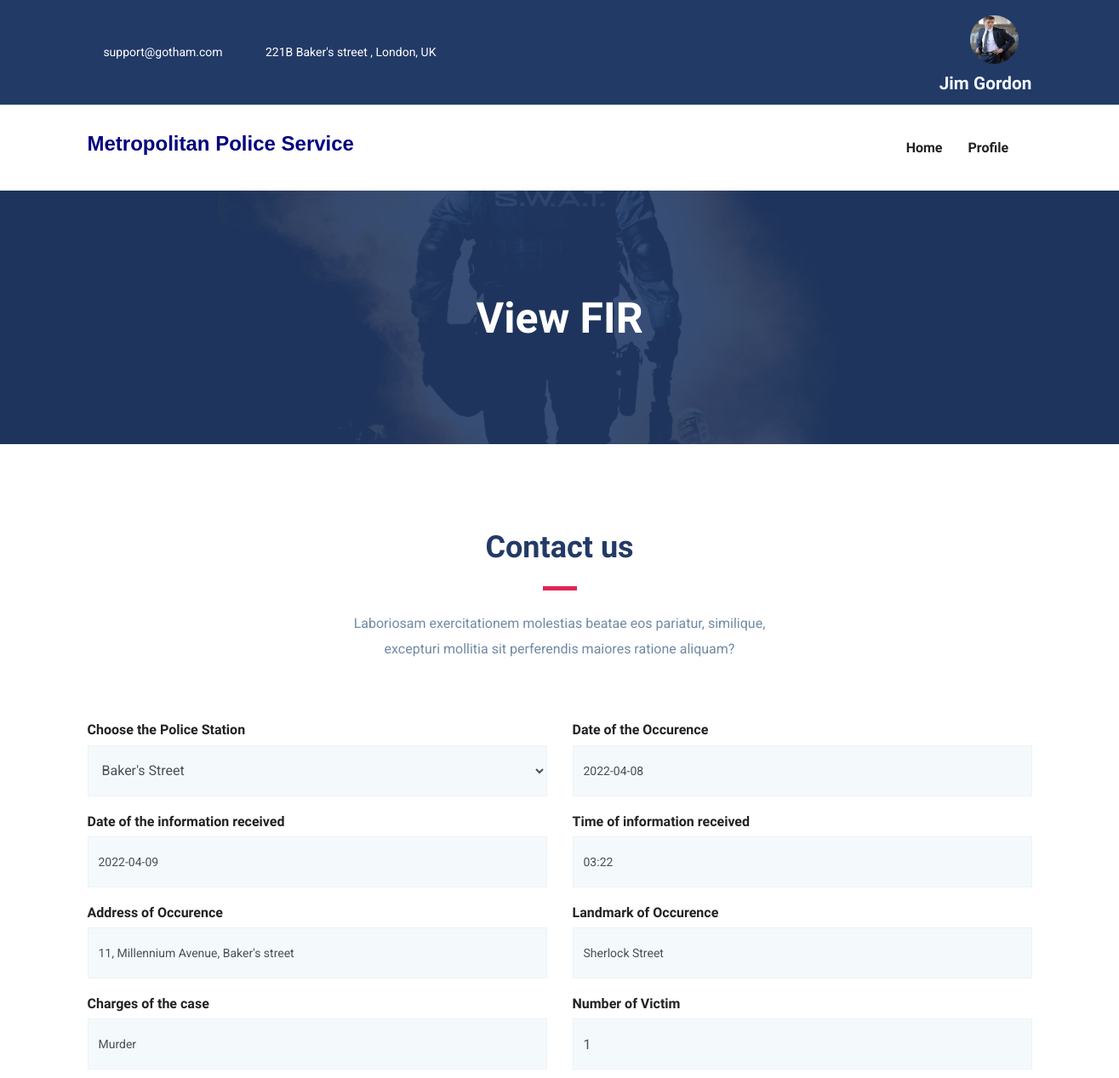
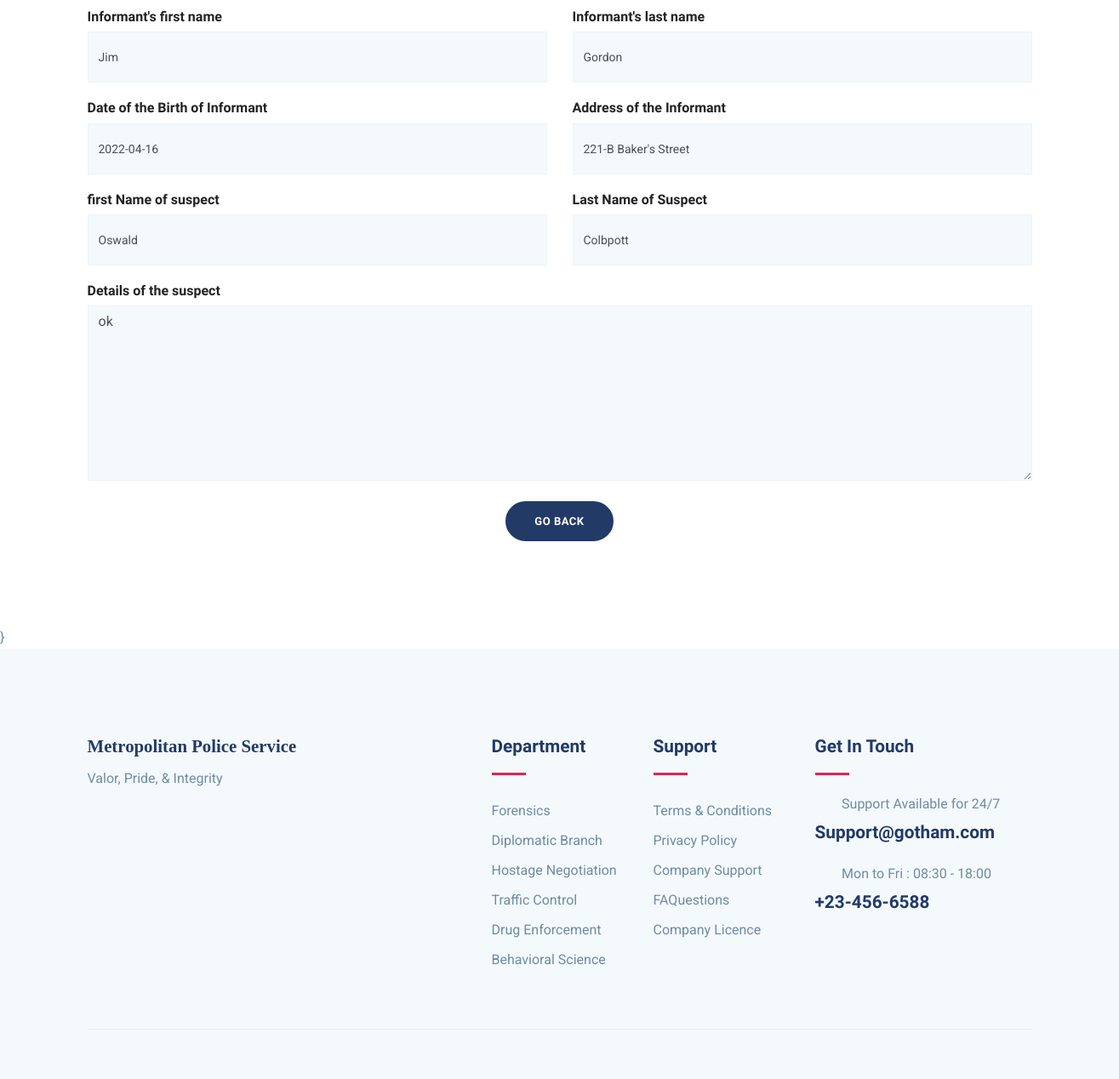
The app's page /view-one-FIR/1 (signed in) with its own data (2 pictures, top to bottom).
### myapp/models.py (models this page shows, shortened)
class User(models.Model):
    fname= models.CharField(max_length=40)
    lname= models.CharField(max_length=40)
    email= models.EmailField(unique=True)
    phone= models.CharField(max_length=40)
    password=models.CharField(max_length=10)
    pic= models.FileField(upload_to = 'Profile', default='default.jpg')

class FIR(models.Model):
    applicant= models.ForeignKey(User,on_delete=models.CASCADE)
    police= models.ForeignKey(Station,on_delete=models.CASCADE)
    date= models.CharField(max_length=50,null=True,blank=True)
    idate= models.CharField(max_length=50)
    time= models.CharField(max_length=6)
    address= models.CharField(max_length=100)
    landmark= models.CharField(max_length=50)
    charge = models.CharField(max_length=100)
    victim = models.CharField(max_length=10, null=True,blank=True)
    ifname= models.CharField(max_length=50)
    ilname= models.CharField(max_length=50)
    dob= models.CharField(max_length=50)
    iid= models.FileField(upload_to ='Informant ID', null=True,blank=True)
    iaddress= models.CharField(max_length=100)
    evi=models.FileField(upload_to='Evidence', null = True,blank=True)
    sfname=models.CharField(max_length=50, null=True,blank=True)
    slname=models.CharField(max_length=50, null=True,blank=True)
    sdetail=models.TextField(null=True,blank=True)
    status=models.BooleanField(default=False)

class Station(models.Model):
    station = models.CharField(max_length=50)
    img = models.FileField(upload_to='Station', default='police station.jpg')
    address= models.TextField(null=True, blank=True)

### myapp/views.py (the view)
# urls.py: path('view-one-FIR/<int:pk>',views.view_one_FIR,name='view-one-FIR'),
def view_one_FIR(request,pk):
    uid = User.objects.get(email=request.session['email'])
    fir=FIR.objects.get(id=pk)
    return render(request, 'view-one-FIR.html',{'uid':uid,'fir':fir})

### myapp/templates/view-one-FIR.html (shortened to what this page needs)
{% extends 'header1.html' %}
{% load static %}
{% block content %}
<section class="page-title back-9550">
	<div class="container">
	  <div class="row">
		<div class="col-md-12">
		  <div class="block text-center">
			<h1 class="text-capitalize mb-5 text-lg">View FIR </h1>
		  </div>
		</div>
	  </div>
	</div>
  </section>
<section class="contact-form-wrap section">
    <div class="container">
        <div class="row justify-content-center">
            <div class="col-lg-6">
                <div class="section-title text-center">
                    <h2 class="text-md mb-2">Contact us</h2>
                    <div class="divider mx-auto my-4"></div>
                    <p class="mb-5">Laboriosam exercitationem molestias beatae eos pariatur, similique, excepturi mollitia sit perferendis maiores ratione aliquam?</p>
                </div>
            </div>
        </div>
        <div class="row">
            <div class="col-lg-12 col-md-12 col-sm-12">
                    <div class="row">
                        <div class="col-lg-6">
                            <div class="form-group">
                                <h6>Choose the Police Station</h6>
                                <select name="police" class="form-control" id="exampleFormControlSelect1" disabled>
                                  <option>{{fir.police.station}}</option>
                                </select>
                            </div>
                        </div>
                        <div class="col-lg-6">
                            <div class="form-group">
                                <h6>Date of the Occurence</h6>
                                <input name="date"  type="text" class="form-control" value="{{fir.date}}" disabled>
                            </div>
                        </div>
                         <div class="col-lg-6">
                            <div class="form-group">
                                <h6>Date of the information received</h6>
                                <input name="rdate"  type="text" class="form-control" value="{{fir.idate}}" disabled>
                            </div>
                        </div>
                         <div class="col-lg-6">
                            <div class="form-group">
                                <h6>Time of information received</h6>
                                <input name="time" type="text" class="form-control" value="{{fir.time}}" disabled>
                            </div>
                        </div>
                        <div class="col-lg-6">
                            <div class="form-group">
                                <h6>Address of Occurence</h6>
                                <input name="address" type="text" class="form-control" value="{{fir.address}}" disabled>
                            </div>
                        </div>
                        <div class="col-lg-6">
                            <div class="form-group">
                                <h6>Landmark of Occurence</h6>
                            <input name="landmark" type="text" class="form-control" value="{{fir.landmark}}" disabeld>
                            </div>
                        </div>
                        <div class="col-lg-6">
                            <div class="form-group">
                                <h6>Charges of the case</h6>
                                <input name="charge" type="text" class="form-control" value="{{fir.charge}}" disabled>
                            </div>
                        </div>
                        <div class="col-lg-6">
                            <div class="form-group">
                                <h6>Number of Victim</h6>
                                <input name="victim" type="number" class="form-control" value="{{fir.victim}}" disabled>
                            </div>
                        </div>
                        <div class="col-lg-6">
                            <div class="form-group">
                                <h6>Informant's first name</h6>
                                <input name="fname" type="text" class="form-control" value="{{fir.ifname}}" disabled>
                            </div>
                        </div>
                        <div class="col-lg-6">
                            <div class="form-group">
                                <h6>Informant's last name</h6>
                                <input name="lname" type="text" class="form-control" value="{{fir.ilname}}" disabled>
                            </div>
                        </div>
                        <div class="col-lg-6">
                            <div class="form-group">
                                <h6>Date of the Birth of Informant</h6>
                                <input name="dob"  type="text" class="form-control" value="{{fir.dob}}" disabled>
                            </div>
                        </div>
                        <div class="col-lg-6">
                            <div class="form-group">
                                <h6>Address of the Informant</h6>
                                <input name="info_address" type="text" value="{{fir.iaddress}}" class="form-control" disabled>
                            </div>
                        </div>
                        <div class="col-lg-6">
                            <div class="form-group">
                                <h6>first Name of suspect</h6>
                                <input name="sname" type="text" value="{{fir.sfname}}" class="form-control" disabled>
                            </div>
                        </div>
                        <div class="col-lg-6">
                            <div class="form-group">
                                <h6>Last Name of Suspect</h6>
                                <input name="slname" type="text" value="{{fir.slname}}" class="form-control" disabled >
                            </div>
                        </div>
                    </div>
                    <div>
                        <div class="form-group-2 mb-4">
                            <h6>Details of the suspect</h6>
                            <textarea name="sdetail" class="form-control" rows="8" disabled >{{fir.sdetail}}</textarea>
                        </div>
                    </div>
                    <div class="text-center">
                        <a href="{% url 'view-FIR' %}" class="btn btn-main btn-round-full">GO BACK</a>
                        </div>
                    </div>
            </div>
        </div>
</section>
{% endblock %}

### myapp/templates/header1.html (shortened to what this page needs)
{% load static %}
<!DOCTYPE html>
<html lang="zxx">
<head>
  <link rel="stylesheet" href="{% static 'plugins/bootstrap/css/bootstrap.min.css' %}">
  <link rel="stylesheet" href="{% static 'plugins/icofont/icofont.min.css' %}">
  <link rel="stylesheet" href="{% static 'plugins/slick-carousel/slick/slick.css' %}">
  <link rel="stylesheet" href="{% static 'plugins/slick-carousel/slick/slick-theme.css' %}">
  <link rel="stylesheet" href="{% static 'css/style.css' %}">
</head>
<body id="top">
<header>
	<div class="header-top-bar">
		<div class="container">
			<div class="row align-items-center">
				<div class="col-lg-6">
					<ul class="top-bar-info list-inline-item pl-0 mb-0">
						<li class="list-inline-item"><a href="mailto:support@gmail.com"><i class="icofont-support-faq mr-2"></i>support@gotham.com</a></li>
						<li class="list-inline-item"><i class="icofont-location-pin mr-2"></i>221B Baker's street , London, UK </li>
					</ul>
				</div>
				<div class="col-lg-6">
					<div class="text-lg-right top-right-bar mt-2 mt-lg-0">
						<a class="nav-link active" href="{% url 'view-profile' %}">
							{% if uid.pic.url %}
							<img src="{{uid.pic.url}}" alt = "image placeholder" style = "border-radius: 3cm; height : 1.5cm ; width : 1.5cm;">
							{% else %}
							<img src="{% static 'default.jpg' %}" alt = "image placeholder" style = "border-radius: 3cm; height : 1.5cm ; width : 1.5cm;">
							{% endif %}
						</a>
						<span class="h4" style = "color:aliceblue">{{uid.fname}} {{uid.lname}}</span>
					</div>
				</div>
			</div>
		</div>
	</div>
	<nav class="navbar navbar-expand-lg navigation" id="navbar">
		<div class="container">
				<h3 style = "font-family: sans-serif; color : navy">Metropolitan Police Service</h3>
		  <div class="collapse navbar-collapse" id="navbarmain">
			<ul class="navbar-nav ml-auto">
			  <li class="nav-item active">
				<a class="nav-link active" href="{% url 'home' %}">
					<span class="nav-link-text">Home</span>
				  </a>
			  </li>
              <li class="nav-item dropdown">
				<a class="nav-link dropdown-toggle" href="#" id="dropdown03" data-toggle="dropdown" aria-haspopup="true" aria-expanded="false">Profile<i class="icofont-thin-down"></i></a>
			  </li>
			</ul>
		  </div>
		</div>
	</nav>
</header>
{% block content %}
{% endblock %}}
<footer class="footer section gray-bg">
	<div class="container">
		<div class="row">
			<div class="col-lg-4 mr-auto col-sm-6">
				<div class="widget mb-5 mb-lg-0">
					<h4 style = " font-family:fantasy ;">Metropolitan Police Service</h4>
					<p>Valor, Pride, & Integrity</p>
					<ul class="list-inline footer-socials mt-4">
						<li class="list-inline-item"><i class="icofont-facebook"></i></li>
						<li class="list-inline-item"><i class="icofont-twitter"></i></li>
						<li class="list-inline-item"><i class="icofont-linkedin"></i></li>
					</ul>
				</div>
			</div>
			<div class="col-lg-2 col-md-6 col-sm-6">
				<div class="widget mb-5 mb-lg-0">
					<h4 class="text-capitalize mb-3">Department</h4>
					<div class="divider mb-4"></div>
					<ul class="list-unstyled footer-menu lh-35">
						<li>Forensics</li>
						<li>Diplomatic Branch</li>
						<li>Hostage Negotiation</li>
						<li>Traffic Control</li>
						<li>Drug Enforcement</li>
						<li>Behavioral Science</li>
					</ul>
				</div>
			</div>
			<div class="col-lg-2 col-md-6 col-sm-6">
				<div class="widget mb-5 mb-lg-0">
					<h4 class="text-capitalize mb-3">Support</h4>
					<div class="divider mb-4"></div>
					<ul class="list-unstyled footer-menu lh-35">
						<li><a href="#">Terms & Conditions</a></li>
						<li><a href="#">Privacy Policy</a></li>
						<li><a href="#">Company Support </a></li>
						<li><a href="#">FAQuestions</a></li>
						<li><a href="#">Company Licence</a></li>
					</ul>
				</div>
			</div>
			<div class="col-lg-3 col-md-6 col-sm-6">
				<div class="widget widget-contact mb-5 mb-lg-0">
					<h4 class="text-capitalize mb-3">Get in Touch</h4>
					<div class="divider mb-4"></div>
					<div class="footer-contact-block mb-4">
						<div class="icon d-flex align-items-center">
							<i class="icofont-email mr-3"></i>
							<span class="h6 mb-0">Support Available for 24/7</span>
						</div>
						<h4 class="mt-2">Support@gotham.com</a></h4>
					</div>
					<div class="footer-contact-block">
						<div class="icon d-flex align-items-center">
							<i class="icofont-support mr-3"></i>
							<span class="h6 mb-0">Mon to Fri : 08:30 - 18:00</span>
						</div>
						<h4 class="mt-2">+23-456-6588</h4>
					</div>
				</div>
			</div>
		</div>
		<div class="footer-btm py-4 mt-5">
		</div>
	</div>
</footer>
  </body>
  </html>

### myapp/static/css/style.css (style rules this page uses)
html { overflow-x: hidden; }
body { line-height: 1.6; font-family: "Roboto", sans-serif; -webkit-font-smoothing: antialiased; font-size: 16px; color: #6F8BA4; font-weight: 400; }
h1, .h1, h2, .h2, h3, .h3, h4, .h4, h5, .h5, h6, .h6 { font-family: "Exo", sans-serif; font-weight: 700; color: #222; }
h1, .h1 { font-size: 2.5rem; }
h2, .h2 { font-size: 44px; }
h3, .h3 { font-size: 1.5rem; }
h4, .h4 { font-size: 1.3rem; line-height: 30px; }
h6, .h6 { font-size: 1rem; }
p { line-height: 30px; }
input[type="email"], input[type="password"], input[type="text"], input[type="tel"] { box-shadow: none; height: 45px; outline: none; font-size: 14px; }
.form-control { box-shadow: none; border-radius: 0; }
.btn { display: inline-block; font-size: 14px; font-size: 0.8125rem; font-weight: 700; letter-spacing: .5px; padding: .75rem 2rem; font-family: "Exo", sans-serif; text-transform: uppercase; border-radius: 5px; border: 2px solid transparent; transition: all .35s ease; }
.btn-main { background: #223a66; color: #fff; border-color: #223a66; }
.btn-round-full { border-radius: 50px; }
.section { padding: 100px 0; }
.text-md { font-size: 2.25rem; }
.text-lg { font-size: 3.75rem; }
a { color: #222; text-decoration: none; transition: all .35s ease; }
.page-title { padding: 120px 0px 70px 0px; position: relative; }
.page-title .block h1 { color: #fff; }
.section-title { margin-bottom: 70px; }
.section-title h2 { color: #223a66; }
.text-lg { font-size: 50px; }
.gray-bg { background: #f4f9fc; }
#navbarmain { padding: 20px 0px; }
#navbarmain .nav-link { font-weight: 600; padding: 10px 15px; color: #222; font-family: "Exo", sans-serif; text-transform: capitalize; font-size: 16px; transition: all .25s ease; }
.dropdown-toggle::after { display: none; }
.header-top-bar { background: #223a66; font-size: 14px; padding: 10px 0px; box-shadow: 0 1px 2px rgba(0, 0, 0, 0.05); color: #fff; }
.top-bar-info li a { color: #fff; margin-right: 20px; }
.back-9550 { background: url("../images/bg/swat.jpg") no-repeat 50% 50%; background-size: cover; position: relative; }
.divider { width: 40px; height: 5px; background: #e12454; }
.lh-35 { line-height: 35px; }
.contact-form-wrap .form-group { margin-bottom: 20px; }
.contact-form-wrap .form-group .form-control { height: 60px; border: 1px solid #EEF2F6; box-shadow: none; width: 100%; background: #f4f9fc; }
.contact-form-wrap .form-group-2 { margin-bottom: 13px; }
.contact-form-wrap .form-group-2 textarea { height: auto; border: 1px solid #EEF2F6; box-shadow: none; background: #f4f9fc; width: 100%; }
.footer { padding-bottom: 10px; }
.widget .divider { height: 3px; }
.widget h4 { color: #223a66; }
.widget .footer-menu a { color: #6F8BA4; }
.footer-contact-block span { font-weight: 400; color: #6F8BA4; }
.footer-contact-block i { font-size: 20px; }
.footer-btm { border-top: 1px solid rgba(0, 0, 0, 0.06); }

### records on screen
User: pic (picture), fname "Jim", lname "Gordon"
FIR: police "Baker's Street", date "2022-04-08", rdate "2022-04-09", time "03:22", address "11, Millennium Avenue, Baker's street", landmark "Sherlock Street", charge "Murder", victim "1", fname "Jim", lname "Gordon", dob "2022-04-16", info_address "221-B Baker's Street", sname "Oswald", slname "Colbpott", sdetail "ok"
